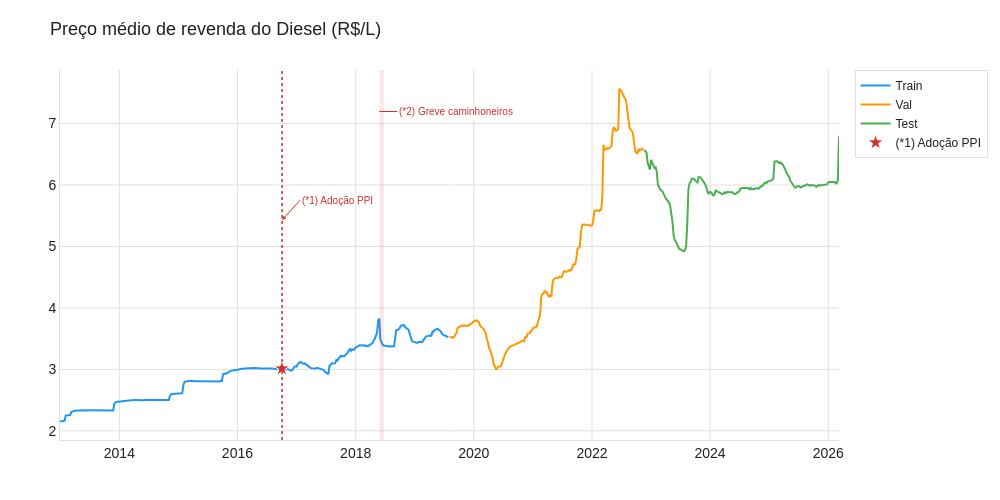

The notebook cell this image was saved under:
### Code cell
plot_series(
    (train, "Train", PPT_COLORS["train"]),
    (val, "Val", PPT_COLORS["val"]),
    (test, "Test", PPT_COLORS["test"]),
    title="Average resale price of diesel (R$/L)",
    save_name="01_train_val_test_split",
)

### Figure 1 — Plotly figure (JSON) as saved in the notebook; plotly's stock layout.template omitted (floating-point values rounded to 4 significant figures; data arrays with more than 128 entries replaced by an {"elided": "..."} marker saying what was removed)
{"data": [{"line": {"color": "#2196F3", "width": 2}, "mode": "lines", "name": "Train", "type": "scatter", "x": {"elided": "344 str values"}, "y": {"elided": "344 float values"}}, {"line": {"color": "#FF9800", "width": 2}, "mode": "lines", "name": "Val", "type": "scatter", "x": {"elided": "172 str values"}, "y": {"elided": "172 float values"}}, {"line": {"color": "#4CAF50", "width": 2}, "mode": "lines", "name": "Test", "type": "scatter", "x": {"elided": "173 str values"}, "y": {"elided": "173 float values"}}, {"hoverinfo": "text", "hovertext": "Out/2016 — Petrobras adota PPI (Preço de Paridade de Importação): preços passam a seguir Brent + câmbio", "marker": {"color": "#D32F2F", "line": {"color": "white", "width": 1}, "size": 12, "symbol": "star"}, "mode": "markers", "name": "(*1) Adoção PPI", "showlegend": true, "type": "scatter", "x": ["2016-10-02T00:00:00"], "y": [3.014]}], "layout": {"annotations": [{"arrowcolor": "#D32F2F", "arrowhead": 2, "arrowsize": 0.8, "arrowwidth": 1, "ax": 18, "ay": -20, "bgcolor": "rgba(255,255,255,0.75)", "font": {"color": "#D32F2F", "size": 10}, "hovertext": "Out/2016 — Petrobras adota PPI (Preço de Paridade de Importação): preços passam a seguir Brent + câmbio", "showarrow": true, "text": "(*1) Adoção PPI", "x": "2016-10-03T00:00:00", "xanchor": "left", "xref": "x", "y": 0.5943, "yref": "paper"}, {"arrowcolor": "#D32F2F", "arrowhead": 0, "arrowwidth": 1, "ax": 18, "ay": 0, "bgcolor": "rgba(255,255,255,0.75)", "font": {"color": "#D32F2F", "size": 10}, "hovertext": "27/05–26/06/2018 — Greve dos caminhoneiros: vendas de diesel reduziram ~30%", "showarrow": true, "text": "(*2) Greve caminhoneiros", "x": "2018-05-27T00:00:00", "xanchor": "left", "xref": "x", "y": 0.8879, "yref": "paper"}], "font": {"color": "#212121", "family": "Arial", "size": 14}, "height": 500, "legend": {"bgcolor": "rgba(255,255,255,0.9)", "bordercolor": "#E0E0E0", "borderwidth": 1, "font": {"size": 12}}, "margin": {"b": 60, "l": 60, "r": 40, "t": 70}, "paper_bgcolor": "#FFFFFF", "plot_bgcolor": "#FFFFFF", "shapes": [{"line": {"color": "#D32F2F", "dash": "dot", "width": 1.5}, "type": "line", "x0": "2016-10-03T00:00:00", "x1": "2016-10-03T00:00:00", "xref": "x", "y0": 0, "y1": 1, "yref": "paper"}, {"fillcolor": "rgba(211,47,47,0.10)", "line": {"width": 0}, "type": "rect", "x0": "2018-05-27T00:00:00", "x1": "2018-06-26T00:00:00", "xref": "x", "y0": 0, "y1": 1, "yref": "paper"}], "title": {"font": {"color": "#212121", "size": 18}, "text": "Preço médio de revenda do Diesel (R$/L)"}, "width": 1000, "xaxis": {"gridcolor": "#E0E0E0", "linecolor": "#E0E0E0", "showgrid": true}, "yaxis": {"gridcolor": "#E0E0E0", "linecolor": "#E0E0E0", "showgrid": true}}}
